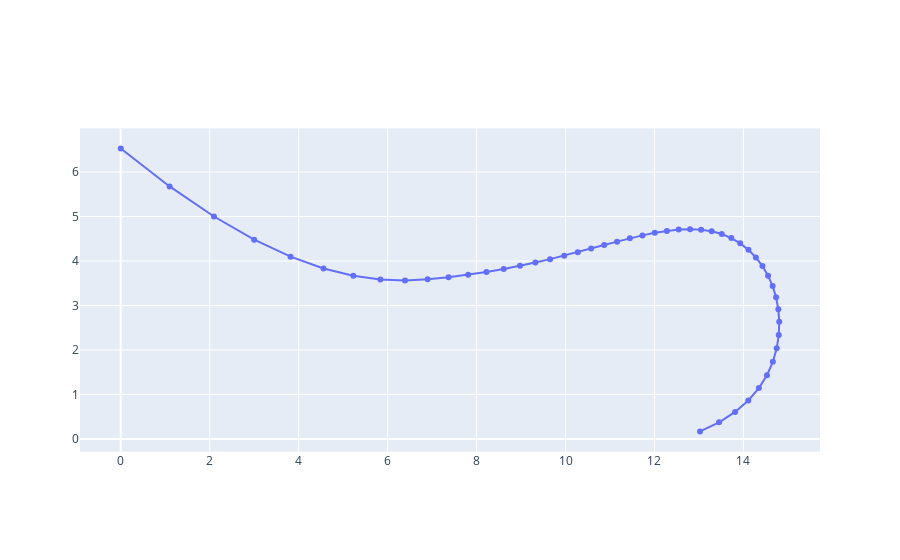

This figure's notebook cell:
### Code cell
fig = go.Figure()

x_series = []
y_series = []
for path_i in paths[1]:
    #print(path_i)
    if path_i.__class__ is svgpathtools.Line:
        pass
    elif path_i.__class__ is svgpathtools.CubicBezier:
        points = [[c.real, c.imag] for c in path_i]

        for t in np.arange(0, 1, 0.1):
            #print(points)
            #x,y = get_cubic_bezier_point(t, points)
            c = path_i.point(t)
            x_series.append(c.real)
            y_series.append(c.imag)

fig.add_trace(go.Scatter(x=x_series, y=y_series,
                    mode='lines+markers',
                    name='lines+markers'))
fig.update_layout(scene_aspectmode='data')
fig.update_yaxes(
            scaleanchor = "x",
            scaleratio = 1,
            constrain='domain'
        )

fig.update_layout(clickmode='event+select')

### Figure 1 — Plotly figure (JSON) as saved in the notebook; plotly's stock layout.template omitted (floating-point values rounded to 4 significant figures)
{"data": [{"mode": "lines+markers", "name": "lines+markers", "type": "scatter", "x": [0, 1.099, 2.096, 3.0, 3.818, 4.558, 5.228, 5.837, 6.391, 6.9, 7.37, 7.81, 8.222, 8.61, 8.976, 9.322, 9.653, 9.97, 10.28, 10.58, 10.87, 11.16, 11.45, 11.73, 12.01, 12.28, 12.54, 12.8, 13.05, 13.29, 13.51, 13.73, 13.93, 14.11, 14.28, 14.43, 14.55, 14.66, 14.73, 14.78, 14.81, 14.79, 14.75, 14.66, 14.53, 14.35, 14.11, 13.81, 13.45, 13.02], "y": [6.529, 5.678, 5.001, 4.481, 4.098, 3.834, 3.67, 3.586, 3.565, 3.588, 3.636, 3.692, 3.754, 3.821, 3.892, 3.966, 4.043, 4.121, 4.2, 4.28, 4.359, 4.437, 4.51, 4.577, 4.634, 4.678, 4.707, 4.717, 4.706, 4.671, 4.609, 4.517, 4.397, 4.251, 4.08, 3.886, 3.671, 3.437, 3.185, 2.916, 2.634, 2.34, 2.038, 1.735, 1.434, 1.143, 0.8654, 0.607, 0.3732, 0.1691]}], "layout": {"clickmode": "event+select", "scene": {"aspectmode": "data"}, "yaxis": {"constrain": "domain", "scaleanchor": "x", "scaleratio": 1}}}
